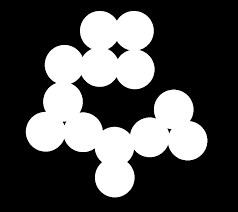
#> input picture week9/circle.png, 238 x 212 px
$ python erosion_dilation.py
#> lines starting #> are read from the running program, lines starting #| are printed output that depends on the picture; after the words box and inside, x2 and y2 are one past the last pixel; in counts of white or black regions, pixels touching at a corner belong together
import cv2
import numpy as np
import matplotlib.pyplot as plt

img = cv2.imread('circle.png', 0)
#> img is the input picture: shape (212, 238); min 0, max 255, mean 77.5
(thresh, img2) = cv2.threshold(img, 0, 255, cv2.THRESH_BINARY)
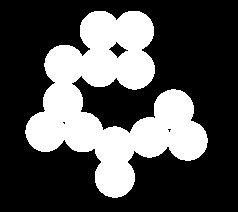
#> img2: shape (212, 238); 31.1% white; 1 white region, box (x1, y1, x2, y2) and area: (25, 11, 208, 198) 15702
img2 = img2/255     # normalize to binary 0,1 image

h,w = img.shape
#> h = 212; w = 238

# Erosion
def erosion(img,h,w,kernel):
#> called with h = 212, w = 238, kernel = 3
    s_element = np.ones((kernel,kernel))
    img_erosion= np.zeros((h,w))
    x  = int((kernel-1)/2)

    for i in range(x, h-x):
        for j in range(x, w-x):
            temp = img[i-x:i+x+1, j-x:j+x+1]
            product = temp*s_element
            img_erosion[i-1,j-1]= np.min(product)
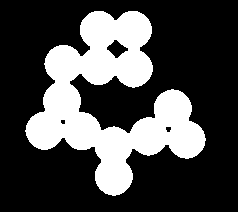
#> img_erosion: shape (212, 238) float64; values 0 (black) and 1 (white), 28.4% white; 1 white region, box (x1, y1, x2, y2) and area: (25, 11, 206, 196) 14334
    return img_erosion

# Dilation
def dilation(img,h,w,kernel):
#> called with h = 212, w = 238, kernel = 5
    s_element = np.ones((kernel,kernel))
    img_dilation= np.zeros((h,w))
    x  = int((kernel-1)/2)

    for i in range(x, h-x):
        for j in range(x, w-x):
            temp = img[i-x:i+x+1, j-x:j+x+1]
            product = temp*s_element
            img_dilation[i-1,j-1]= np.max(product)
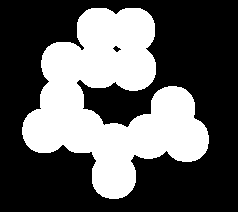
#> img_dilation: shape (212, 238) float64; values 0 (black) and 1 (white), 36.2% white; 1 white region, box (x1, y1, x2, y2) and area: (22, 8, 209, 199) 18281
    return img_dilation

eroded_img = erosion(img2,h,w,3)
dilated_img = dilation(img2,h,w,5)

plt.subplot(131)
plt.title('original image')
plt.imshow(img,cmap="gray")

plt.subplot(132)
plt.title('eroded image')
plt.imshow(eroded_img,cmap='gray')

plt.subplot(133)
plt.title('dilated image')
plt.imshow(dilated_img,cmap='gray')

plt.show()
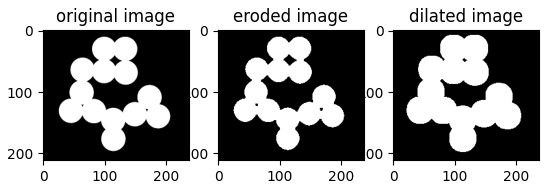
#> figure drawn by matplotlib, 3 panels

$ run again, with week9/shape.png copied over week9/circle.png
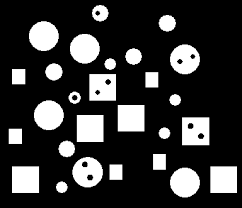
#> input picture week9/shape.png, 242 x 208 px
#> img is the input picture: shape (208, 242); min 0, max 255, mean 55.2
#> `(thresh, img2) = cv2.threshold(img, 0, 255, cv2.THRESH_BINARY)`:
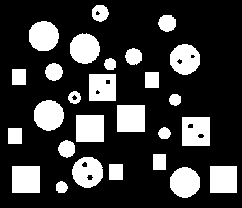
#> img2: shape (208, 242); 23.1% white; 27 white regions, largest, box (x1, y1, x2, y2) and area: (182, 117, 210, 146) 773, (117, 105, 145, 132) 756, (76, 115, 104, 142) 756
#> `plt.show()`:
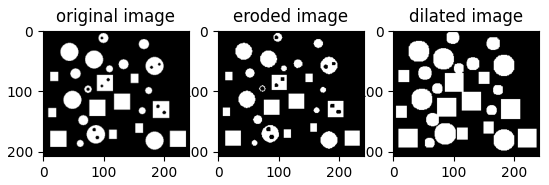
#> figure drawn by matplotlib, 3 panels

$ run again, with week9/tools.png copied over week9/circle.png
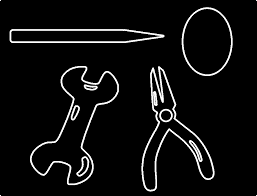
#> input picture week9/tools.png, 257 x 196 px
#> img is the input picture: shape (196, 257); min 0, max 255, mean 14.3
#> `(thresh, img2) = cv2.threshold(img, 0, 255, cv2.THRESH_BINARY)`:
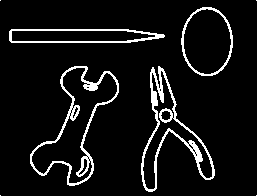
#> img2: shape (196, 257); 7.5% white in thin lines or dots
#> `plt.show()`:
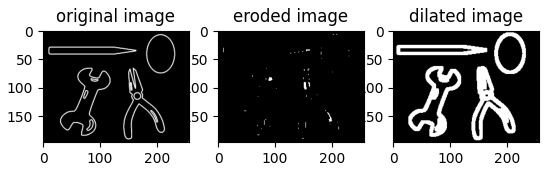
#> figure drawn by matplotlib, 3 panels
